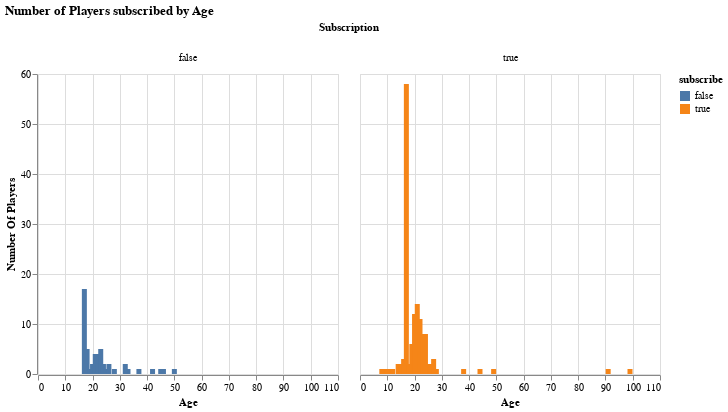

Here is the notebook cell this chart was saved with:
### Code cell
age_count_plot = alt.Chart(game_tidy).mark_bar().encode(
    x=alt.X("age").title("Age"),
    y=alt.Y("count():Q").title("Number Of Players"),
    color=alt.Color("subscribe:N")
).facet(column=alt.Column("subscribe:N").title("Subscription")).properties(
    title="Number of Players subscribed by Age")
age_count_plot

### Figure 1 — Vega-Lite specification as saved in the notebook (floating-point values rounded to 4 significant figures; data arrays with more than 128 entries replaced by an {"elided": "..."} marker saying what was removed)
{"config": {"view": {"continuousWidth": 300, "continuousHeight": 300}}, "data": {"name": "data-5e2649ba98d454ea9b870a0373647ede"}, "facet": {"column": {"field": "subscribe", "title": "Subscription", "type": "nominal"}}, "spec": {"mark": {"type": "bar"}, "encoding": {"color": {"field": "subscribe", "type": "nominal"}, "x": {"field": "age", "title": "Age", "type": "quantitative"}, "y": {"aggregate": "count", "title": "Number Of Players", "type": "quantitative"}}}, "title": "Number of Players subscribed by Age", "$schema": "https://vega.github.io/schema/vega-lite/v5.20.1.json", "datasets": {"data-5e2649ba98d454ea9b870a0373647ede": {"elided": "196 records"}}}
